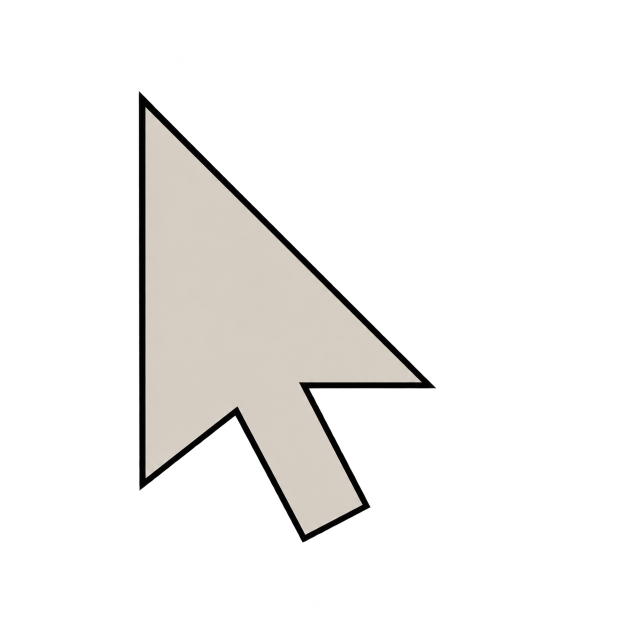
#> input picture assets/cursors/classic-arrow.png, 1263 x 1246 px (shown at 1/2 size)
$ python build_silver_cursor.py
#> lines starting #> are read from the running program, lines starting #| are printed output that depends on the picture
"""Pack the approved ImageGen artwork as embedded SDL RGBA cursor surfaces.

Only asset conversion (alpha bounds, UI sizing and byte packing); no painting.
Run from any directory with Pillow installed. No runtime image dependency.
"""
from pathlib import Path
from PIL import Image

ROOT = Path(__file__).resolve().parents[1]
SOURCE = ROOT / "assets/cursors/classic-arrow.png"
TARGET = ROOT / "gpu/shim/silver_cursor_data.h"


def main():
    source = Image.open(SOURCE).convert("RGBA")
#> source is the input picture: PIL image 1263x1246 RGBA; mean R, G, B, A 29.2, 28.1, 26.7, 40
    bounds = source.getchannel("A").point(lambda a: 255 if a >= 64 else 0).getbbox()
#> bounds = (277, 183, 872, 1085)
    if not bounds:
        raise ValueError("Cursor artwork is empty")
    source = source.crop(bounds)
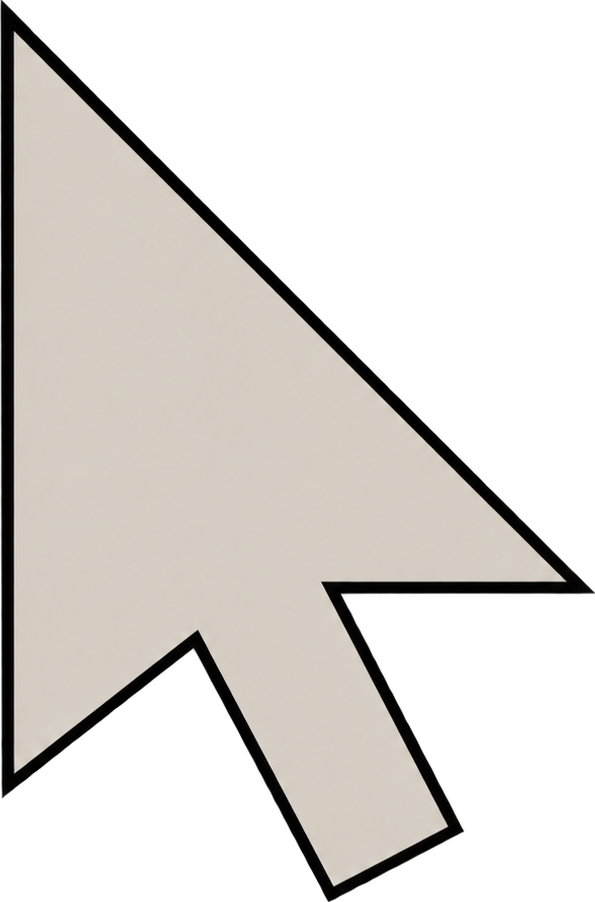
#> source: PIL image 595x902 RGBA; mean R, G, B, A 85.7, 82.5, 78.3, 117.2; transparent parts drawn white
    parts = ["// Generated by tools/build_silver_cursor.py; do not hand-edit.\n"
             "#pragma once\nnamespace BbSilverCursor {\n"]
    for factor in (1, 2):
        size = (32 * factor, 32 * factor)
        art = source.copy()
        art.thumbnail((16 * factor, 20 * factor), Image.Resampling.LANCZOS)
        canvas = Image.new("RGBA", size)
        canvas.paste(art, (factor, factor))
        if factor == 1:
            alpha = canvas.getchannel("A")
            tip_y = next(y for y in range(size[1]) if alpha.crop((0,y,size[0],y+1)).getextrema()[1] >= 128)
            tip_x = next(x for x in range(size[0]) if alpha.getpixel((x,tip_y)) >= 128)
            parts.append(f"inline constexpr int Width=32, Height=32, HotX={tip_x}, HotY={tip_y};\n")
            canvas.save(SOURCE.with_name("classic-arrow-32x32.png"))
        raw = canvas.tobytes()
        parts.append(f"inline constexpr unsigned char Pixels{factor}x[] = {{\n")
        parts.extend("    " + ",".join(str(v) for v in raw[i:i+32]) + ",\n" for i in range(0,len(raw),32))
        parts.append("};\n")
#> this loop made 2 passes
#> (tip_y, tip_x) on pass 1: (1, 1)
#> pass 1, in main, `alpha = canvas.getchannel("A")`:
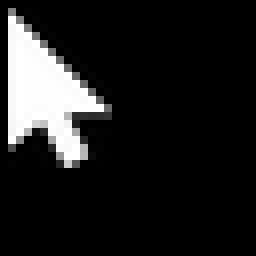
#> alpha: PIL image 32x32 L (shown 8 times larger); min 0, max 255, mean 29.9
#> pass 1, in main, `canvas.save(SOURCE.with_name("classic-arrow-32x32.png"))`:
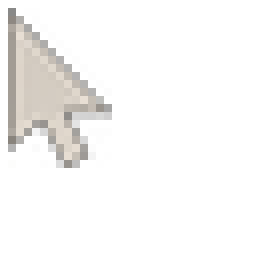
#> saved as classic-arrow-32x32.png: PIL image 32x32 RGBA (shown 8 times larger); mean R, G, B, A 26.9, 26, 24.8, 29.9; transparent parts drawn white
#> after the loop:
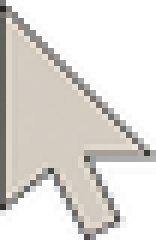
#> art: PIL image 26x40 RGBA (shown 6 times larger); mean R, G, B, A 90.4, 87.1, 82.9, 117.7; transparent parts drawn white
#> after the loop:
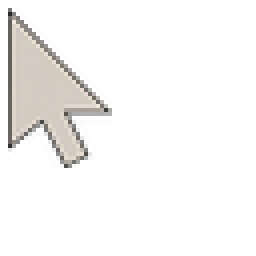
#> canvas: PIL image 64x64 RGBA (shown 4 times larger); mean R, G, B, A 23, 22.1, 21, 29.9; transparent parts drawn white
#> after the loop, parts = 646 items
    parts.append("} // namespace BbSilverCursor\n")
    TARGET.write_text("".join(parts), encoding="utf-8")
    print(f"Packed classic arrow, hotspot ({tip_x},{tip_y}), 32x32 + 64x64 (visible height <=20)")
#| Packed classic arrow, hotspot (1,1), 32x32 + 64x64 (visible height <=20)


if __name__ == "__main__":
    main()

$ run again, with assets/cursors/minimal-arrow.png copied over assets/cursors/classic-arrow.png
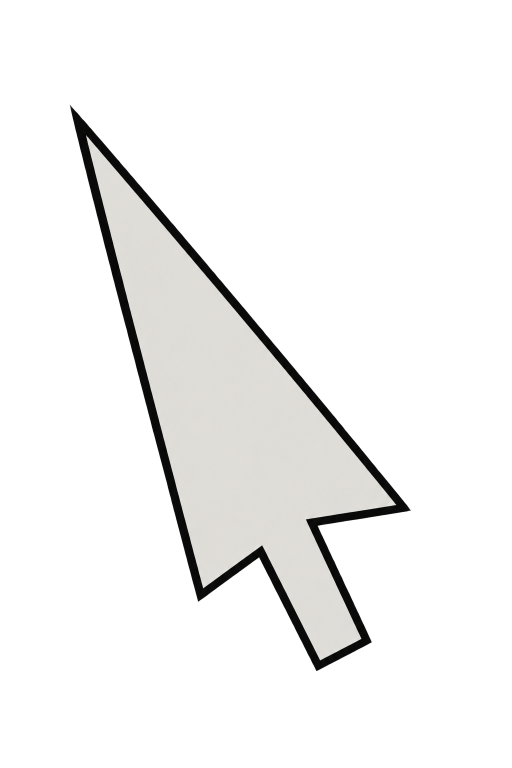
#> input picture assets/cursors/minimal-arrow.png, 1024 x 1536 px (shown at 1/2 size)
#> in main, source is the input picture: PIL image 1024x1536 RGBA; mean R, G, B, A 33.4, 33, 32.1, 42.2
#> bounds = (140, 210, 822, 1342)
#> source: PIL image 682x1132 RGBA
#> the loop in main, `for factor in (1, 2):` made 2 passes
#> (tip_y, tip_x) on pass 1: (2, 1)
#> pass 1, in main, `alpha = canvas.getchannel("A")`:
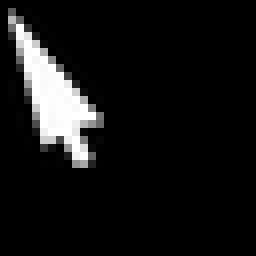
#> alpha: PIL image 32x32 L (shown 8 times larger); min 0, max 255, mean 20.3
#> after the loop in main, `for factor in (1, 2):`:
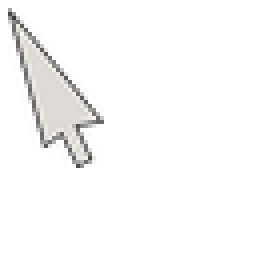
#> canvas: PIL image 64x64 RGBA (shown 4 times larger); mean R, G, B, A 16.1, 15.9, 15.6, 20.2; transparent parts drawn white
#> after the loop in main, `for factor in (1, 2):`: parts = 646 items
#| Packed classic arrow, hotspot (1,2), 32x32 + 64x64 (visible height <=20)

$ run again, with assets/cursors/silver-arrow.png copied over assets/cursors/classic-arrow.png
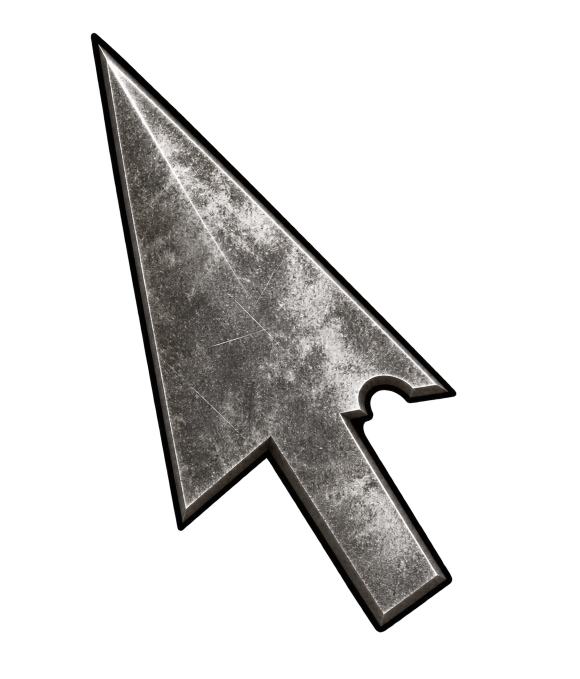
#> input picture assets/cursors/silver-arrow.png, 1159 x 1358 px (shown at 1/2 size)
#> in main, source is the input picture: PIL image 1159x1358 RGBA; mean R, G, B, A 25.2, 24.3, 23.5, 58.9
#> bounds = (181, 66, 913, 1265)
#> source: PIL image 732x1199 RGBA
#> the loop in main, `for factor in (1, 2):` made 2 passes
#> (tip_y, tip_x) on pass 1: (1, 1)
#> pass 1, in main, `alpha = canvas.getchannel("A")`:
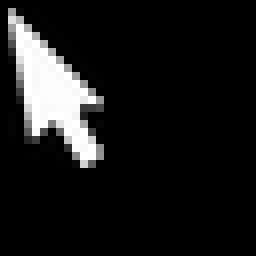
#> alpha: PIL image 32x32 L (shown 8 times larger); min 0, max 255, mean 24.9
#> after the loop in main, `for factor in (1, 2):`:
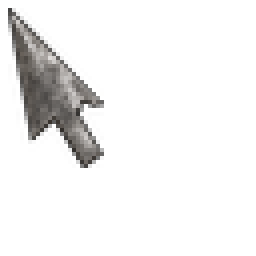
#> canvas: PIL image 64x64 RGBA (shown 4 times larger); mean R, G, B, A 11.8, 11.4, 11, 24.8; transparent parts drawn white
#> after the loop in main, `for factor in (1, 2):`: parts = 646 items
#| Packed classic arrow, hotspot (1,1), 32x32 + 64x64 (visible height <=20)
